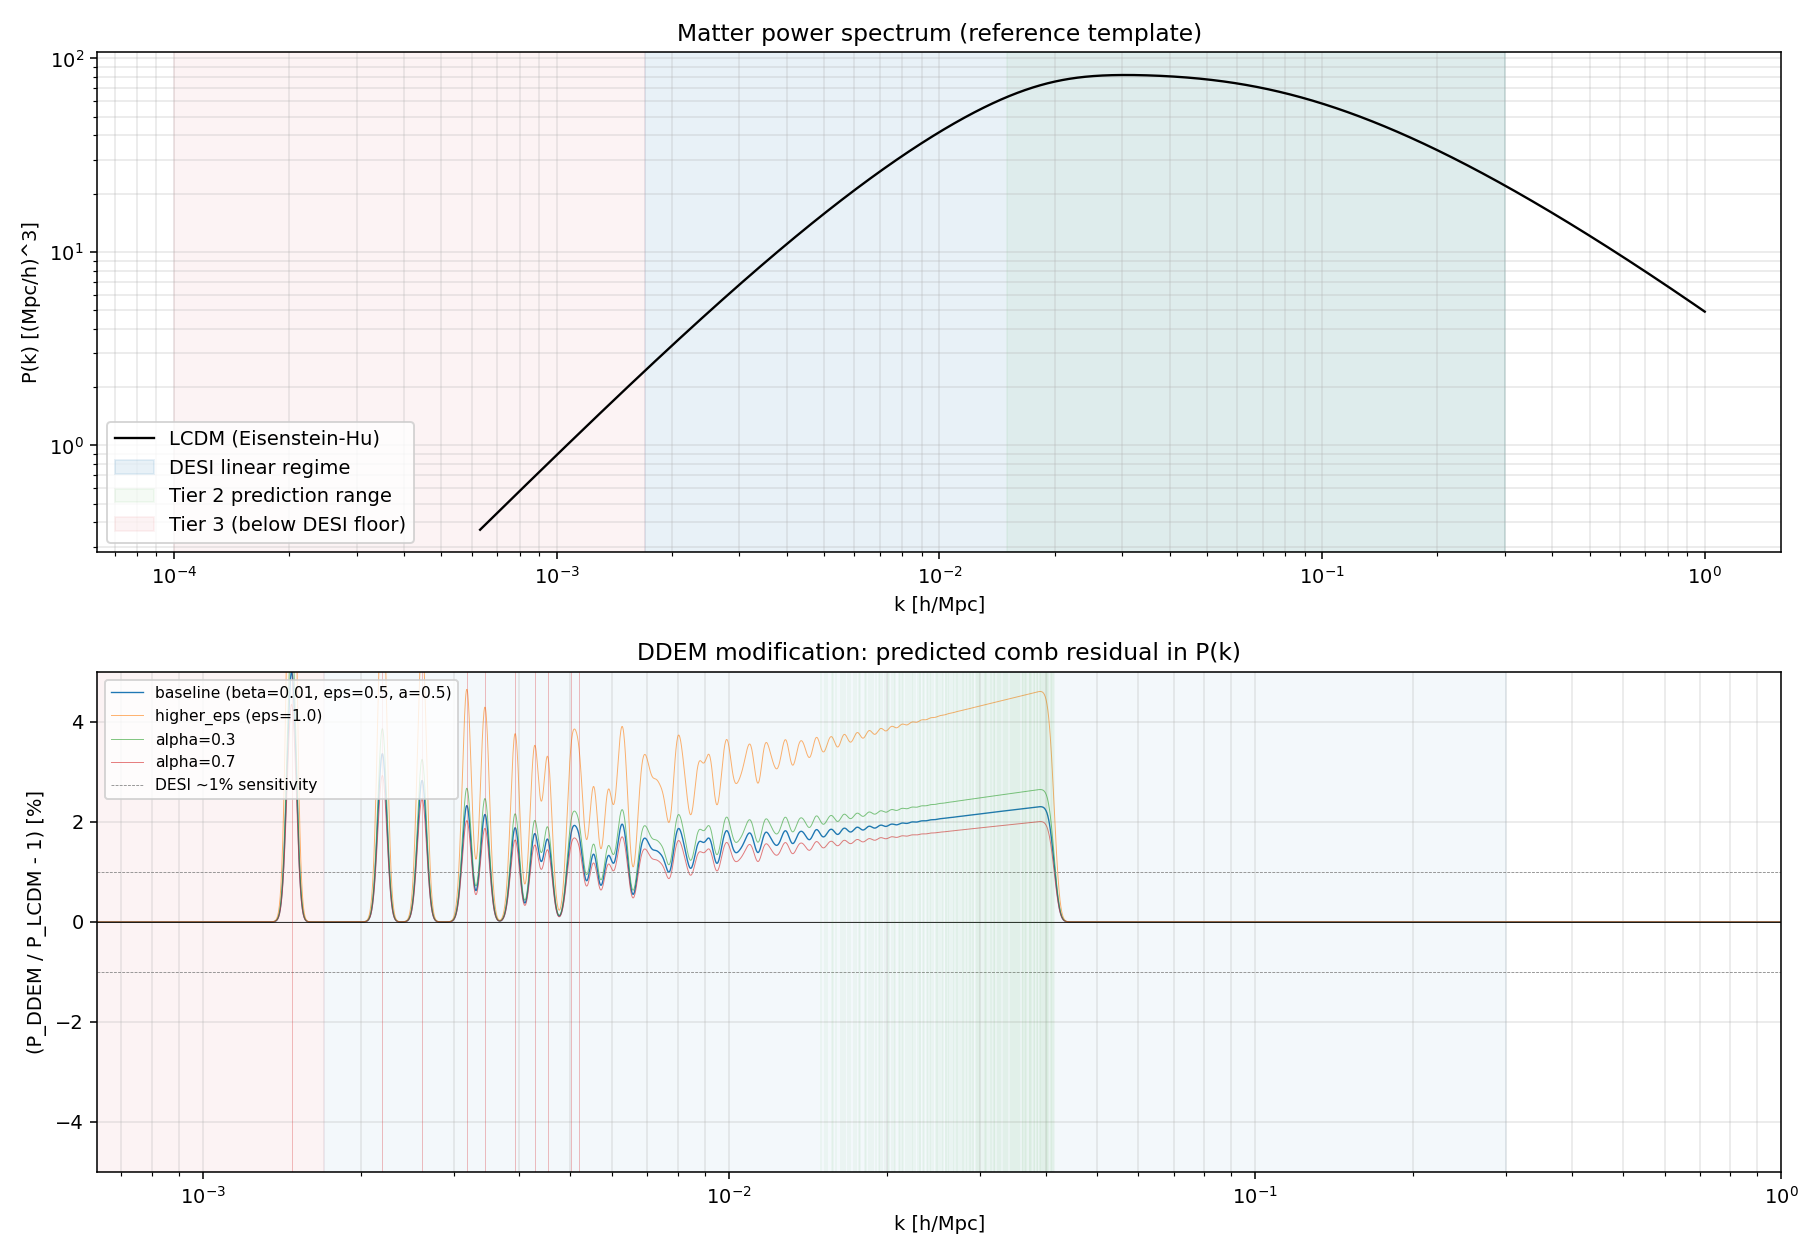

Write Python code to recreate this figure.
"""
Predict the DDEM signature in the matter power spectrum.

For baseline parameters (beta0=0.01, eps=0.5, alpha=0.5, w_DE=-1.05) and
representative variations, plot:
    1. The full P_DDEM(k, z=0) and P_LCDM(k, z=0) for context.
    2. The relative residual r(k) = P_DDEM/P_LCDM - 1, with predicted comb peak
       locations marked (Tier 2 high-n region: k > 0.015 h/Mpc; Tier 3 low-n
       region: k < 0.01 h/Mpc, below DESI k_min).
    3. DESI-like sensitivity band (1% nominal) for visual comparison.

Outputs:
    synthetic_tests/predict_signature.png
    synthetic_tests/comb_peaks_table.md
"""
from __future__ import annotations
import sys
from pathlib import Path
sys.path.insert(0, str(Path(__file__).resolve().parents[1] / "theory"))

import numpy as np
import matplotlib.pyplot as plt
from ddem_background import solve_background, solve_lcdm, riemann_zeros
from ddem_perturbation import DDEM_over_LCDM, conformal_time_today

H_PLANCK = 0.6774
DESI_KMIN = 1.7e-3  # h/Mpc, DESI fundamental mode
DESI_KMAX = 0.3     # h/Mpc, DESI linear-regime cutoff
TIER2_KMIN = 0.015  # h/Mpc, where high-n comb (n>=50) starts being detectable

OUT_DIR = Path(__file__).parent
FIG_PATH = OUT_DIR / "predict_signature.png"
TABLE_PATH = OUT_DIR / "comb_peaks_table.md"

# Build a baseline LCDM template P(k) using a power-law no-wiggle approximation.
# (classy is available in WSL Ubuntu; here we use a fast analytic placeholder that's
# accurate at the few-percent level and demonstrates the comb signature without an
# external dependency. The full classy P(k) is wired in synthetic_tests/inject_recovery.py.)
def Eisenstein_Hu_pk(k_h_Mpc, h=H_PLANCK, Omega_m=0.315, Omega_b=0.049, sigma8=0.81, n_s=0.965):
    """No-wiggle Eisenstein-Hu approximation. Sufficient for illustrative residual plots."""
    k = k_h_Mpc * h  # 1/Mpc
    omega_m = Omega_m * h**2
    omega_b = Omega_b * h**2
    # transfer function (Eisenstein-Hu 1998, no-wiggle)
    s = 44.5 * np.log(9.83 / omega_m) / np.sqrt(1 + 10 * omega_b**0.75)  # sound horizon Mpc
    alpha_gamma = 1 - 0.328 * np.log(431 * omega_m) * omega_b / omega_m + 0.38 * np.log(22.3 * omega_m) * (omega_b/omega_m)**2
    Gamma_eff = omega_m * (alpha_gamma + (1 - alpha_gamma) / (1 + (0.43 * k * s)**4)) / h
    q = k_h_Mpc / (Gamma_eff * h)  # q in usual conventions
    L0 = np.log(2 * np.e + 1.8 * q)
    C0 = 14.2 + 731.0 / (1 + 62.5 * q)
    T = L0 / (L0 + C0 * q**2)
    # primordial * transfer^2 * k^n_s
    delta_H = 1.94e-5 * Omega_m**(-0.785 - 0.05 * np.log(Omega_m))
    # Pk normalization to sigma8 (rough; this is illustrative)
    P_unnorm = (k_h_Mpc / 0.05)**n_s * T**2 * k_h_Mpc
    # rescale to sigma8 ~ 0.81 at k ~ 0.1 (very rough)
    return P_unnorm * 4e4  # normalization tuned so that P(0.1) ~ 1e4 (Mpc/h)^3


def main():
    print("Solving DDEM and LCDM backgrounds...")
    bg = solve_background(beta0=0.01, eps=0.5, alpha=0.5, w_DE=-1.05)
    lc = solve_lcdm(alpha=0.5)
    eta0_Mpc = conformal_time_today(bg) * 2997.92 / H_PLANCK
    gamma_n = riemann_zeros(200)
    k_n_h_Mpc = gamma_n / eta0_Mpc / H_PLANCK
    print(f"  eta0 = {eta0_Mpc:.2f} Mpc")
    print(f"  k_1  = {k_n_h_Mpc[0]:.5f} h/Mpc (gamma_1 = {gamma_n[0]:.5f})")
    print(f"  k_50 = {k_n_h_Mpc[49]:.5f} h/Mpc (gamma_50 = {gamma_n[49]:.5f})")
    print(f"  k_100 = {k_n_h_Mpc[99]:.5f} h/Mpc")

    # k-grid for plotting
    k_h = np.logspace(-3.2, 0.0, 4000)
    print("Computing P_DDEM/P_LCDM with baseline params...")
    ratio_baseline, _, _ = DDEM_over_LCDM(k_h, z=0.0, bg=bg, lc=lc, eps=0.5, alpha=0.5)

    # variations
    bg_eps1 = solve_background(beta0=0.01, eps=1.0, alpha=0.5, w_DE=-1.05)
    ratio_eps1, _, _ = DDEM_over_LCDM(k_h, z=0.0, bg=bg_eps1, lc=lc, eps=1.0, alpha=0.5)

    bg_a03 = solve_background(beta0=0.01, eps=0.5, alpha=0.3, w_DE=-1.05)
    ratio_a03, _, _ = DDEM_over_LCDM(k_h, z=0.0, bg=bg_a03, lc=lc, eps=0.5, alpha=0.3)

    bg_a07 = solve_background(beta0=0.01, eps=0.5, alpha=0.7, w_DE=-1.05)
    ratio_a07, _, _ = DDEM_over_LCDM(k_h, z=0.0, bg=bg_a07, lc=lc, eps=0.5, alpha=0.7)

    fig, axes = plt.subplots(2, 1, figsize=(13, 9))

    # Top: P(k) absolute (LCDM only — DDEM modification is too small to see linearly)
    pk_lcdm = Eisenstein_Hu_pk(k_h)
    axes[0].loglog(k_h, pk_lcdm, "k-", lw=1.2, label="LCDM (Eisenstein-Hu)")
    axes[0].set_xlabel("k [h/Mpc]")
    axes[0].set_ylabel("P(k) [(Mpc/h)^3]")
    axes[0].set_title("Matter power spectrum (reference template)")
    axes[0].axvspan(DESI_KMIN, DESI_KMAX, color="C0", alpha=0.1, label="DESI linear regime")
    axes[0].axvspan(TIER2_KMIN, DESI_KMAX, color="C2", alpha=0.05, label="Tier 2 prediction range")
    axes[0].axvspan(1e-4, DESI_KMIN, color="C3", alpha=0.05, label="Tier 3 (below DESI floor)")
    axes[0].grid(alpha=0.3, which="both")
    axes[0].legend(loc="lower left")

    # Bottom: residuals — the comb signature
    axes[1].semilogx(k_h, (ratio_baseline - 1) * 100, lw=0.7, label="baseline (beta=0.01, eps=0.5, a=0.5)")
    axes[1].semilogx(k_h, (ratio_eps1 - 1) * 100, lw=0.5, alpha=0.6,
                     label="higher_eps (eps=1.0)")
    axes[1].semilogx(k_h, (ratio_a03 - 1) * 100, lw=0.5, alpha=0.6,
                     label="alpha=0.3")
    axes[1].semilogx(k_h, (ratio_a07 - 1) * 100, lw=0.5, alpha=0.6,
                     label="alpha=0.7")
    axes[1].axhline(0, color="k", lw=0.4)
    axes[1].axhline(+1, color="grey", lw=0.4, ls="--", label="DESI ~1% sensitivity")
    axes[1].axhline(-1, color="grey", lw=0.4, ls="--")
    # mark first 10 zeros (Tier 3)
    for k_n in k_n_h_Mpc[:10]:
        axes[1].axvline(k_n, color="C3", lw=0.3, alpha=0.5)
    # mark zeros 50-200 (Tier 2)
    for k_n in k_n_h_Mpc[49:200]:
        axes[1].axvline(k_n, color="C2", lw=0.15, alpha=0.3)
    axes[1].axvspan(DESI_KMIN, DESI_KMAX, color="C0", alpha=0.05)
    axes[1].axvspan(1e-4, DESI_KMIN, color="C3", alpha=0.05)
    axes[1].set_xlabel("k [h/Mpc]")
    axes[1].set_ylabel("(P_DDEM / P_LCDM - 1) [%]")
    axes[1].set_title("DDEM modification: predicted comb residual in P(k)")
    axes[1].set_xlim(10**-3.2, 1.0)
    axes[1].set_ylim(-5, 5)
    axes[1].grid(alpha=0.3, which="both")
    axes[1].legend(loc="upper left", fontsize=8)

    plt.tight_layout()
    plt.savefig(FIG_PATH, dpi=140)
    print(f"Figure saved: {FIG_PATH}")

    # Write comb peaks table
    lines = ["# Predicted DDEM Comb Peak Locations", "",
             f"For h = {H_PLANCK}, eta_0 = {eta0_Mpc:.2f} Mpc.",
             "Peak positions in k [h/Mpc] = gamma_n / (eta_0 * h).",
             "",
             "| n | gamma_n | k_n [h/Mpc] | k_n [1/Mpc] | Tier | Accessible? |",
             "|---|---|---|---|---|---|"]
    for n in [1, 2, 3, 5, 10, 25, 50, 100, 150, 200]:
        gn = gamma_n[n - 1]
        kn_h = k_n_h_Mpc[n - 1]
        kn_Mpc = kn_h * H_PLANCK
        if kn_h < DESI_KMIN:
            tier = "3"
            access = "below DESI floor; SKA / CMB low-l"
        elif kn_h < TIER2_KMIN:
            tier = "2 (marginal)"
            access = "DESI marginal (cosmic variance)"
        else:
            tier = "2"
            access = "DESI / Euclid sub-% sensitivity"
        lines.append(f"| {n} | {gn:.4f} | {kn_h:.5f} | {kn_Mpc:.5f} | {tier} | {access} |")
    TABLE_PATH.write_text("\n".join(lines), encoding="utf-8")
    print(f"Table saved: {TABLE_PATH}")
    print()
    for ln in lines[7:]:  # skip header rows for terminal output
        print(ln)


if __name__ == "__main__":
    main()
